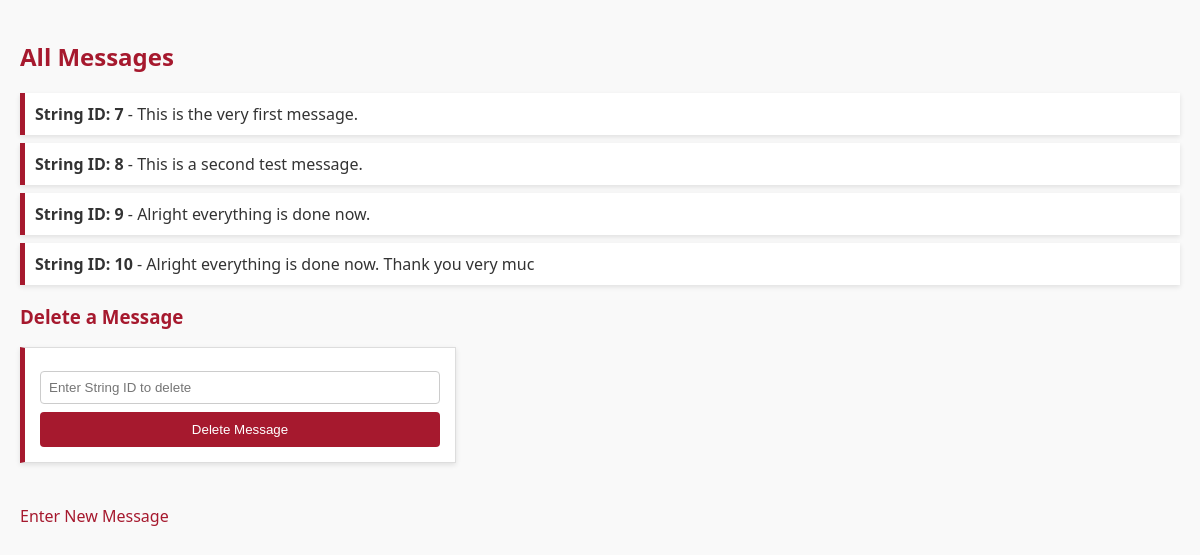
/php/showAll.php, run on the app's committed database.
### tables this page shows
CREATE TABLE `string_info` (
  `string_id` int(11) NOT NULL,
  `message` varchar(50) DEFAULT NULL
);

### php/showAll.php (the view, shortened to what this page needs)
<?php include '../includes/header.php'; ?>
<h2>All Messages</h2>
<?php
$conn = new mysqli('localhost', 'root', '', 'final');
$sql = "SELECT * FROM string_info";
$result = $conn->query($sql);
if ($result->num_rows > 0) {
    echo "<ul>";
    while($row = $result->fetch_assoc()) {
        echo "<li><strong>String ID: " . $row['string_id'] . "</strong> - " . htmlspecialchars($row['message']) . "</li>";
    }
    echo "</ul>";
} else {
    echo "No messages found.";
}
?>
<h3>Delete a Message</h3>
<form action="showAll.php" method="POST">
    <input type="number" name="delete_id" placeholder="Enter String ID to delete" required>
    <button type="submit" name="delete">Delete Message</button>
</form>
<br>
<a href="../index.php">Enter New Message</a>
</body>
</html>

### includes/header.php (shortened to what this page needs)
<!DOCTYPE html>
<html lang="en">
<head>
    <?php
    $path = (strpos($_SERVER['PHP_SELF'], 'php/') !== false) ? '../css/style.css' : 'css/style.css';
    ?>
    <link rel="stylesheet" href="<?php echo $path; ?>">
</head>
<body>

### css/style.css (style rules this page uses)
body { font-family: 'Segoe UI', Tahoma, Geneva, Verdana, sans-serif; background-color: #f9f9f9; color: #333; margin: 0; padding: 20px; }
h2, h3 { color: #a6192e; }
form { background-color: #fff; padding: 15px; border: 1px solid #ddd; border-left: 5px solid #a6192e; max-width: 400px; box-shadow: 0 2px 5px rgba(0,0,0,0.1); margin-bottom: 20px; }
input[type="text"], input[type="number"] { width: 100%; padding: 8px; margin: 8px 0; box-sizing: border-box; border: 1px solid #ccc; border-radius: 4px; }
button { background-color: #a6192e; color: white; padding: 10px; border: none; cursor: pointer; width: 100%; border-radius: 4px; }
ul { list-style-type: none; padding: 0; }
li { background: #fff; margin-bottom: 8px; padding: 10px; border-left: 5px solid #a6192e; box-shadow: 0 2px 5px rgba(0,0,0,0.1); }
a { color: #a6192e; text-decoration: none; }

### data on the page
string_info: string_id "7", message "This is the very first message."
string_info: string_id "8", message "This is a second test message."
string_info: string_id "9", message "Alright everything is done now."
string_info: string_id "10", message "Alright everything is done now. Thank you very muc"
